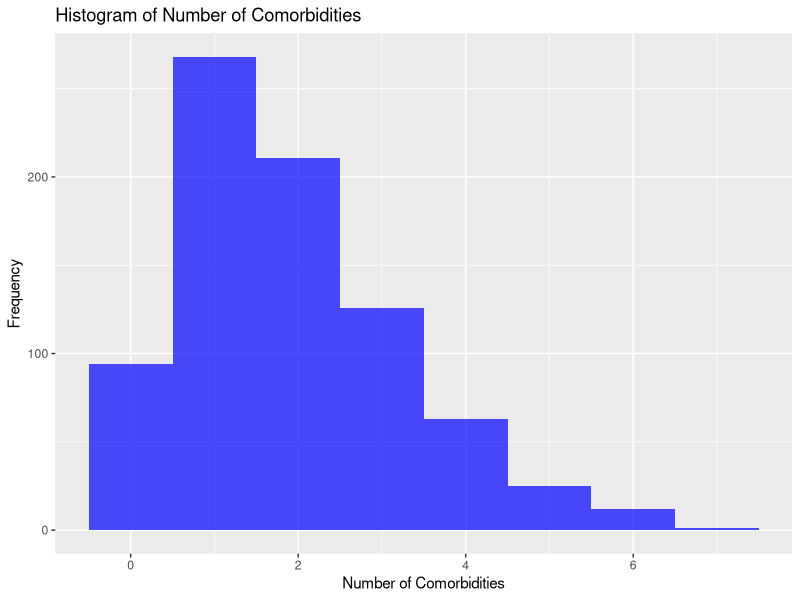
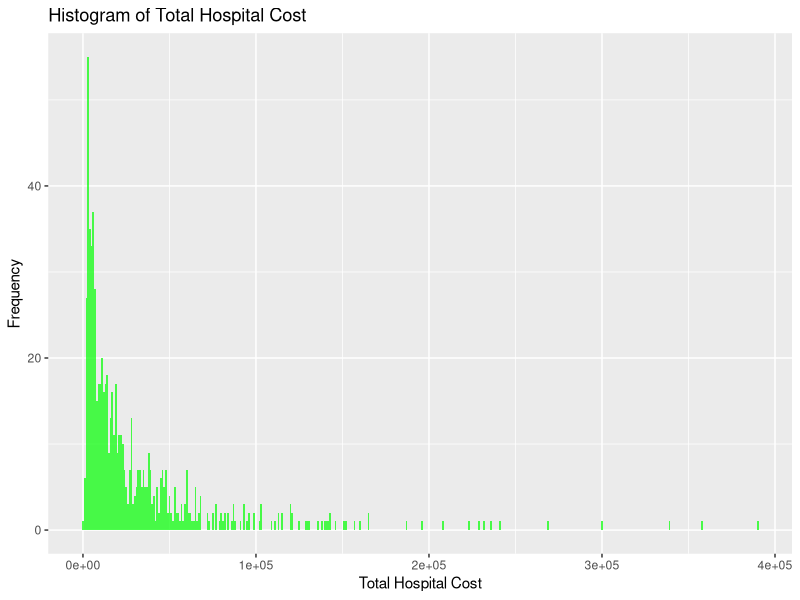
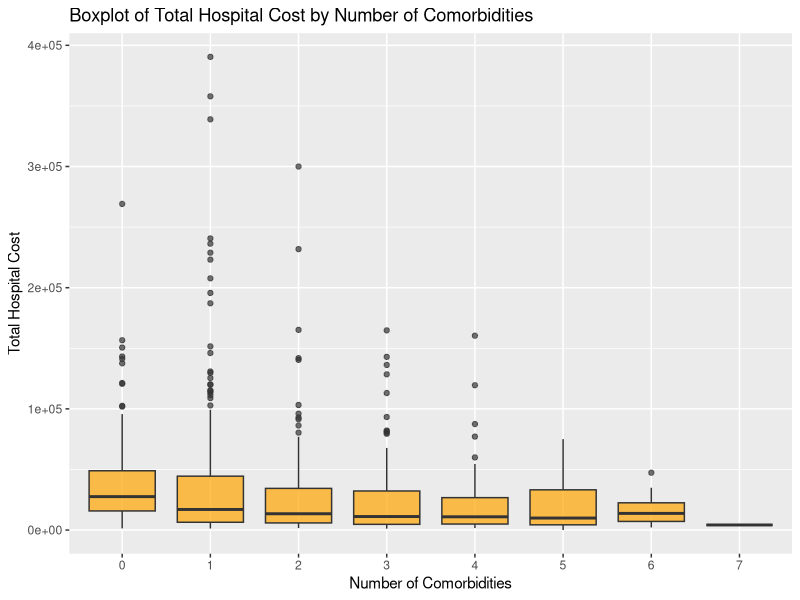
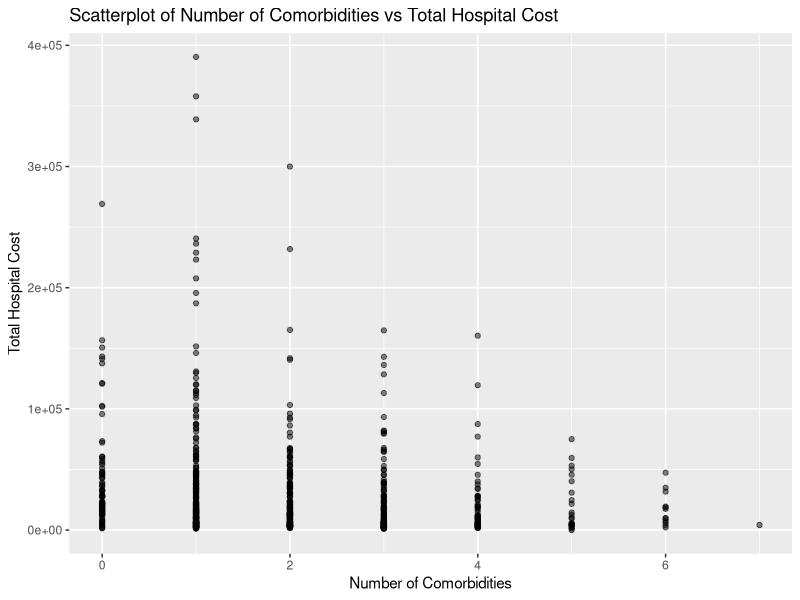

The R source for these figures, in order:
# Load necessary library
library(haven)

# Load the dataset
support <- read_dta("support.dta")

# View the first few rows and Summary statistics
head(support)  # Shows the first few rows
summary(support)  # Summary statistics for each variable

# Check variable names
names(support)

# Load caTools library for data splitting
library(caTools)

# Set seed for reproducibility
set.seed(42)

# Split the data: 80% training, 20% testing
split <- sample.split(support$totcst, SplitRatio = 0.8)
train_data <- subset(support, split == TRUE)
test_data <- subset(support, split == FALSE)

# Check Class Balance
summary(train_data$totcst)
summary(test_data$totcst)

# Data Splitting Validation
nrow(train_data)  # Number of rows in training data
nrow(test_data)   # Number of rows in test data

# Inspect Random Split Result
mean(train_data$num_co)
mean(test_data$num_co)


# Load necessary library for data manipulation
library(dplyr)

# Function to summarize each variable based on its type
summarize_variable <- function(data, name) {
  # Check if the variable is numeric
  if (is.numeric(data[[name]])) {
    var_summary <- summary(data[[name]])
    var_mean <- mean(data[[name]], na.rm = TRUE)
    var_na <- sum(is.na(data[[name]]))
    
    # Create a data frame with consistent structure for numeric variables
    data.frame(
      Variable = name,
      Min = ifelse("Min." %in% names(var_summary), var_summary["Min."], NA),
      Q1 = ifelse("1st Qu." %in% names(var_summary), var_summary["1st Qu."], NA),
      Median = ifelse("Median" %in% names(var_summary), var_summary["Median"], NA),
      Mean = var_mean,
      Q3 = ifelse("3rd Qu." %in% names(var_summary), var_summary["3rd Qu."], NA),
      Max = ifelse("Max." %in% names(var_summary), var_summary["Max."], NA),
      NA_Count = var_na,
      stringsAsFactors = FALSE
    )
  } else {
    # For non-numeric variables, provide the most frequent value and NA count
    var_na <- sum(is.na(data[[name]]))
    mode_summary <- summary(data[[name]])
    
    # Create a data frame with consistent structure for non-numeric variables
    data.frame(
      Variable = name,
      Min = NA,
      Q1 = NA,
      Median = NA,
      Mean = NA,
      Q3 = NA,
      Max = NA,
      Most_Frequent = ifelse(length(mode_summary) > 0, names(sort(-table(data[[name]])))[1], NA),
      Frequency = ifelse(length(mode_summary) > 0, sort(-table(data[[name]]))[1], NA),
      NA_Count = var_na,
      stringsAsFactors = FALSE
    )
  }
}

# Summarize each variable in entire data
summary <- do.call(rbind, lapply(names(support), function(var) summarize_variable(support, var)))

# Summarize each variable in training data
train_summary <- do.call(rbind, lapply(names(train_data), function(var) summarize_variable(train_data, var)))

# Summarize each variable in test data
test_summary <- do.call(rbind, lapply(names(test_data), function(var) summarize_variable(test_data, var)))

# View the summary tables
print(summary)
print(train_summary)
print(test_summary)

# Load ggplot2 for visual exploration
library(ggplot2)

# Visual Exploration

# Histogram for num_co in training data
ggplot(train_data, aes(x = num_co)) + 
  geom_histogram(binwidth = 1, fill = "blue", alpha = 0.7) +
  labs(title = "Histogram of Number of Comorbidities", x = "Number of Comorbidities", y = "Frequency")

# Histogram for totcst in training data
ggplot(train_data, aes(x = totcst)) + 
  geom_histogram(binwidth = 1000, fill = "green", alpha = 0.7) +
  labs(title = "Histogram of Total Hospital Cost", x = "Total Hospital Cost", y = "Frequency")

# Boxplot for totcst by num_co in training data
ggplot(train_data, aes(x = as.factor(num_co), y = totcst)) +
  geom_boxplot(fill = "orange", alpha = 0.7) +
  labs(title = "Boxplot of Total Hospital Cost by Number of Comorbidities", x = "Number of Comorbidities", y = "Total Hospital Cost")

# Scatterplot of num_co vs totcst in training data
ggplot(train_data, aes(x = num_co, y = totcst)) +
  geom_point(alpha = 0.5) +
  labs(title = "Scatterplot of Number of Comorbidities vs Total Hospital Cost", x = "Number of Comorbidities", y = "Total Hospital Cost")

# Optional: Save these summaries to CSV files for further review if needed
# write.csv(train_summary, "train_summary.csv", row.names = FALSE)
# write.csv(test_summary, "test_summary.csv", row.names = FALSE)
